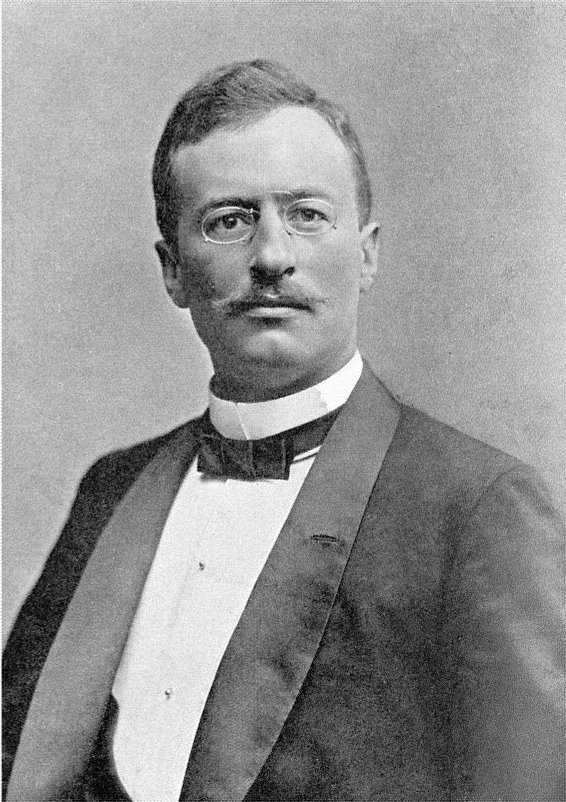
#> input picture portrait.jpg, 566 x 802 px; its folder holds only this picture in this run
$ python resize.py   (Python 2 division)
#> lines starting #> are read from the running program, lines starting #| are printed output that depends on the picture
# -*- coding: utf-8 -*-
import os, time
import sys
reload(sys)
sys.setdefaultencoding('utf-8')
from PIL import Image

def resizeJPG(dir):
#> called with dir = '.'
    if (dir == ".git"):
        return
    allFiles = os.listdir(dir)
    for file in allFiles:
        if os.path.isdir(dir + "/" + file):
            print "dir: " + file
            resizeJPG(dir + "/" + file)
        elif os.path.isfile(dir + "/" + file):
            sourceNameArray = os.path.splitext(file)
            if (len(sourceNameArray) == 2) and (sourceNameArray[1] == ".jpg"): # name.jpg
                img = Image.open(dir + "/" + file)
#> img is the input picture: PIL image 566x802 L; min 0, max 255, mean 147
                w,h = img.size
#> w = 566; h = 802
                m_img = img.resize((w/2, h/2), Image.BILINEAR)
                m_img.save(dir + "/" + sourceNameArray[0] + "_m" + ".jpg")
                s_img = img.resize((w/5, h/5), Image.BILINEAR)
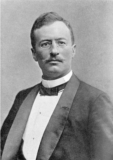
#> s_img: PIL image 113x160 L; min 12, max 252, mean 146.9
                s_img.save(dir + "/" + sourceNameArray[0] + "_s" + ".jpg")
            print "file: " + file

resizeJPG(".")
#		if os.path.isfile(searchCondition.folder + "/src/" + imageFile) and os.path.splitext(imageFile)[1] == ".jpg" and os.path.splitext(imageFile)[0].find("A") > 0 and os.path.splitext(imageFile)[0].find("A") == (len(os.path.splitext(imageFile)[0])-1):
#			faceFiles.append([searchCondition.folder + "/src" + "/" + imageFile, searchCondition.folder + "/m_size" + "/" + os.path.splitext(imageFile)[0] + "_M" + ".jpg"])
